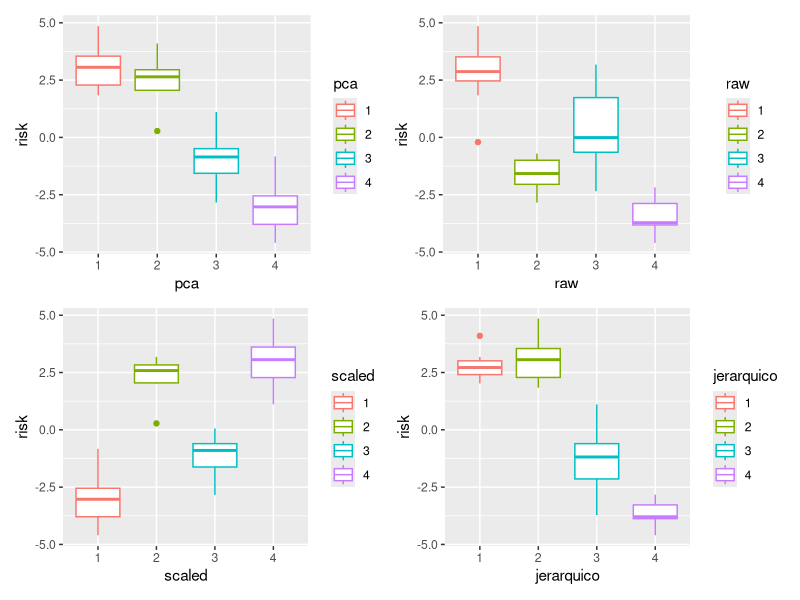
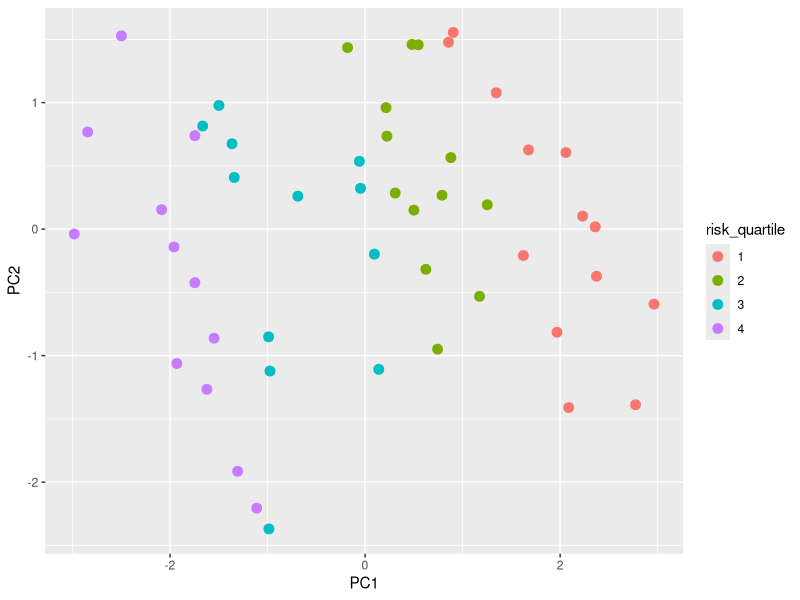
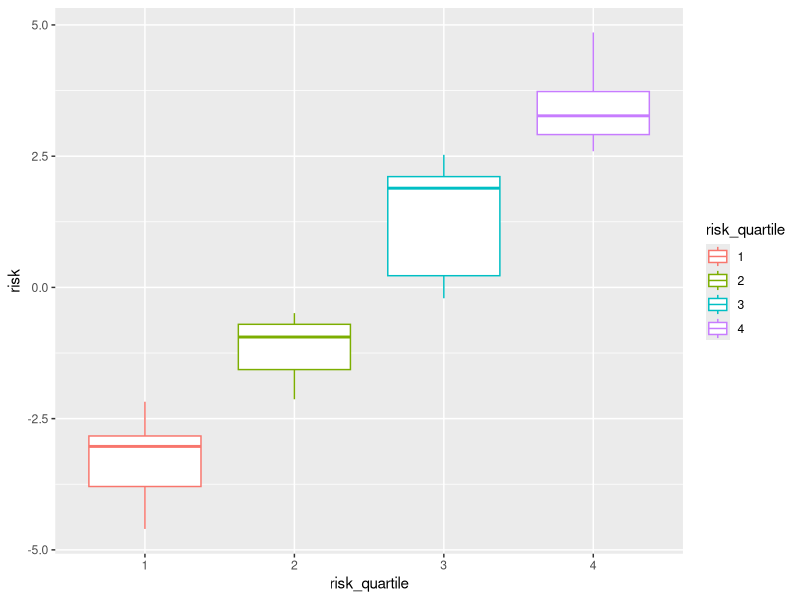

Write the R code that produced these figures, in order.
data("USArrests")
library(dplyr)
library(ggplot2)
library(patchwork)

usa.scaled <- scale(USArrests, center = T, scale = T)
pca <- prcomp(usa.scaled)

usa.scaled.pca.bidim <- pca$x[,1:2]

hclust.fit <-hclust(dist(usa.scaled.pca.bidim))
hclust.fit.cut <- cutree(hclust.fit, k = 4)


kmeans.fit.pca <- kmeans(usa.scaled.pca.bidim, centers  = 4, nstart = 25)
kmeans.fit.raw <- kmeans(USArrests, centers  = 4, nstart = 25)
kmeans.fit.scaled <- kmeans(usa.scaled, centers  = 4, nstart = 25)


clusters <- data.frame(pca = as.factor(kmeans.fit.pca$cluster),
           scaled =  as.factor(kmeans.fit.scaled$cluster),
           raw =  as.factor(kmeans.fit.raw$cluster),
           jerarquico = as.factor(hclust.fit.cut))

risk <- data.frame(usa.scaled) %>% mutate(risk = Murder + Assault + Rape) %>% select(risk)
USArrests.clusters <- cbind(USArrests, clusters, risk, usa.scaled.pca.bidim)  %>%
  mutate(risk_quartile = as.factor(ntile(risk, 4)))


p1 <- ggplot(USArrests.clusters, aes(x = pca, y = risk, color = pca)) + geom_boxplot()
p2 <- ggplot(USArrests.clusters, aes(x = raw, y = risk, color = raw)) + geom_boxplot()
p3 <- ggplot(USArrests.clusters, aes(x = scaled, y = risk, color = scaled)) + geom_boxplot()
p4 <- ggplot(USArrests.clusters, aes(x = jerarquico, y = risk, color = jerarquico)) + geom_boxplot()
(p1+p2)/(p3 + p4)


p5<-ggplot(USArrests.clusters, aes(x = PC1, y = PC2, colour = pca)) + geom_point(size = 3)
p6<-ggplot(USArrests.clusters, aes(x = PC1, y = PC2, colour = raw)) + geom_point(size = 3)
p7<-ggplot(USArrests.clusters, aes(x = PC1, y = PC2, colour = scaled)) + geom_point(size = 3)
p8<-ggplot(USArrests.clusters, aes(x = PC1, y = PC2, colour = jerarquico)) + geom_point(size = 3)

ggplot(USArrests.clusters, aes(x = PC1, y = PC2, colour = risk_quartile)) + geom_point(size = 3)
ggplot(USArrests.clusters, aes(x = risk_quartile, y = risk, color = risk_quartile)) + geom_boxplot()


USArrests.clusters %>% group_by(pca) %>% summarise(pob = mean(UrbanPop),
                                                   risk = mean(risk))


